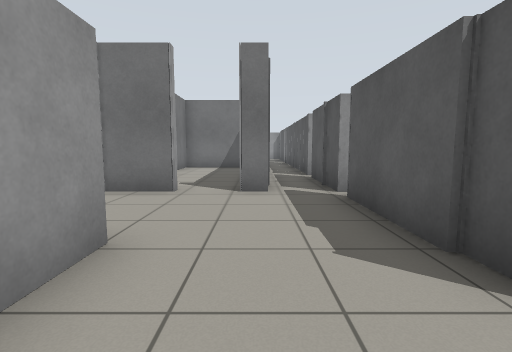
[1] (above)

14 first-person views from a walk through a Gazebo world. The camera is 0.94 m above the floor, tilts 6° down and sees 85° across. The floor is counted in squares, 1 m on a side. Each view is taken from the middle of a square. On the plan, view 1 faces up. The plan holds only what a view shows up to about 11 squares ahead; the rest is blank. The place goes on beyond the plan.

[2]
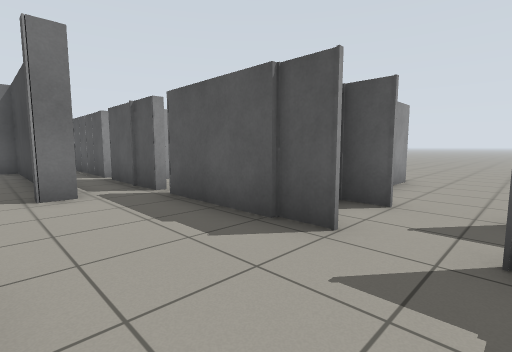

[3]
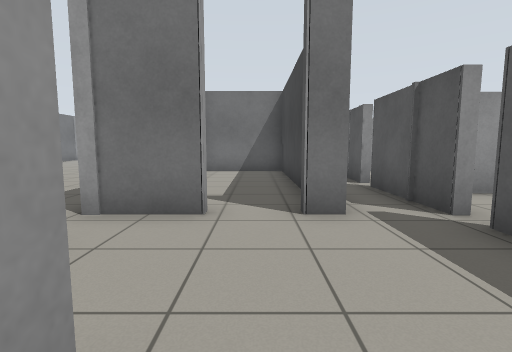

[4]
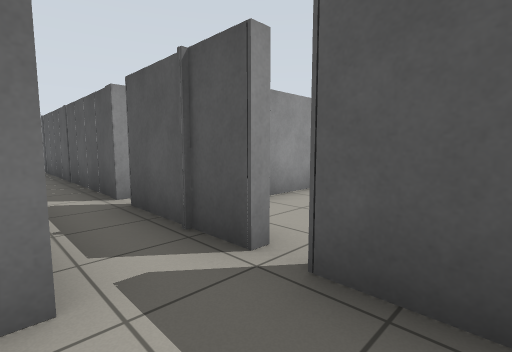

[5]
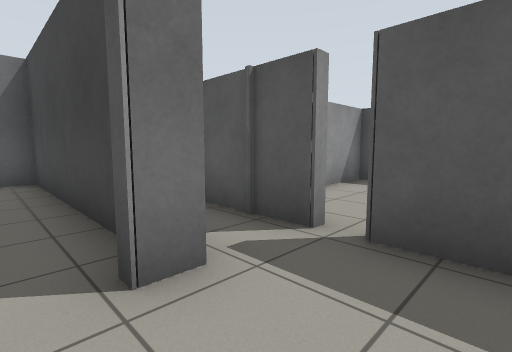

[6]
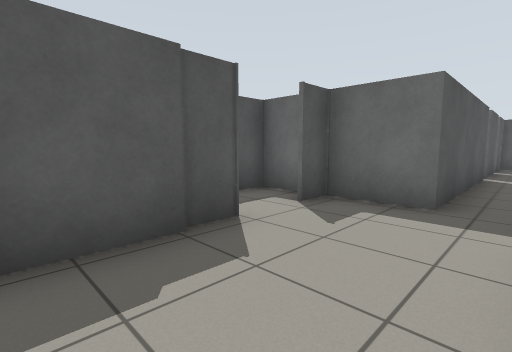

[7]
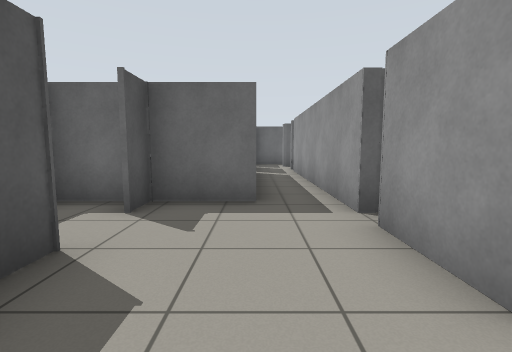

[8]
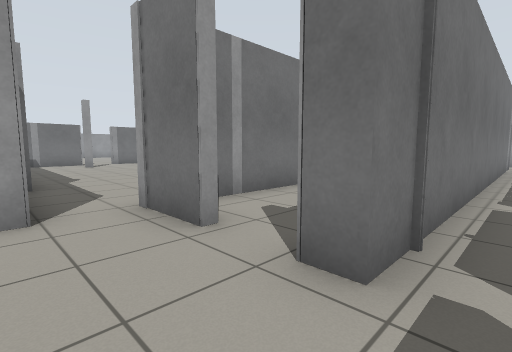

[9]
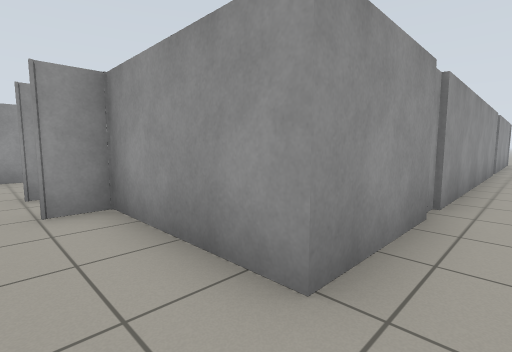

[10]
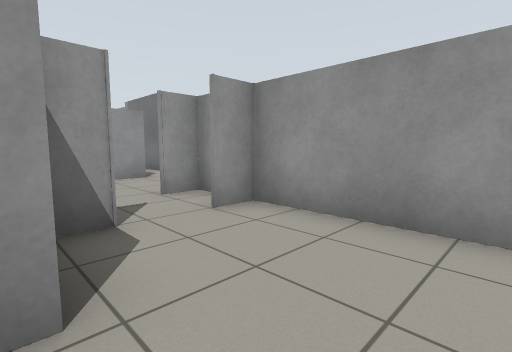

[11]
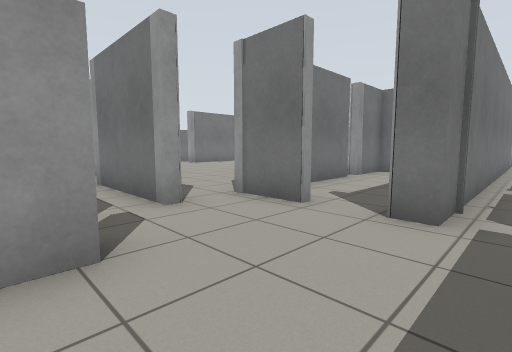

[12]
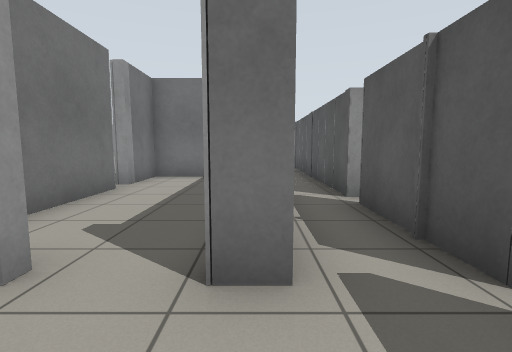

[13]
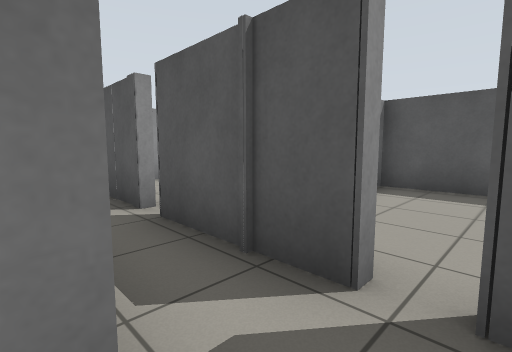

[14]
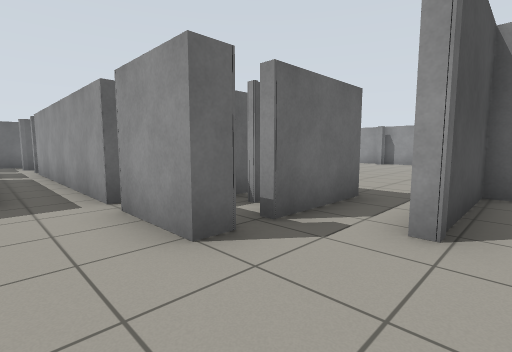

### Floor plan
Points are (right, up) in squares from view 1. A wall is a line through its corners. A room is listed if a view was taken in it or the views show most of it. See-through windows are left out.
Room 1 (views 1, 2, 3, 4, 5, 6, 7, 8, 11, 12, 13, 14)
walls: (1.7, 5.8) (1.7, 8.6); (1.7, 9.1) (1.7, 16.4); (-1.6, 5.8) (-2.5, 5.8); (-3.2, 4.4) (-3.2, 4.1); (-2.1, 2.7) (-1.5, 2.7) (-1.5, 0.6); (1.7, 1.5) (1.7, 5.2); (-1.5, 0.1) (-1.5, -1.5); (1.7, -0.9) (1.7, 0.1); (0, -1.5) (0, -0.8) (2.5, -0.8); (0.3, 18.1) (0.3, 5.8) (-0.4, 5.8)
ways out: opening at (-1, 6) to room 3; gap at (2, 5.5) to room 4; opening at (2, 1) to room 5; opening at (-3, 5); gap at (0, 18); gap at (2, 9); gap at (2, 16.5)
Room 2 (views 9, 10)
walls: (7.1, 2.4) (4.4, 2.4); (3.5, 0.1) (3.5, -0.5); (3.5, 2.5) (3.5, 1.5)
ways out: opening at (4, 1) to room 5; opening at (8, 3)
Room 3 (no view inside)
walls: (0, 7) (0, 12.7) (-3.2, 12.7) (-3.2, 10.9); (-3.2, 10.2) (-3.2, 7.1)
ways out: opening at (-1, 6) to room 1; gap at (-3, 10.5)
Room 4 (no view inside)
walls: (6.8, 5.5) (6.8, 7.6) (2.9, 7.6)
ways out: gap at (2, 5.5) to room 1
Room 5 (no view inside)
walls: (3.5, 1.5) (3.5, 2.5); (2.5, -0.8) (3.5, -0.8) (3.5, 0); (4.4, 2.4) (1.8, 2.4) (1.8, 1.5)
ways out: opening at (2, 1) to room 1; opening at (4, 1) to room 2

Where each view was taken, in squares from view 1:
view 1: 0 up, 0 right, facing up
view 2: 0 up, 1 left, facing up-right
view 3: 2 up, 1 left, facing up
view 4: 4 up, 0 right, facing up-right
view 5: 4 up, 1 left, facing up-right
view 6: 4 up, 1 left, facing down-right
view 7: 4 up, 0 right, facing down
view 8: 4 up, 1 right, facing up-left
view 9: 1 up, 8 right, facing up-left
view 10: 1 down, 7 right, facing up-left
view 11: 2 up, 1 right, facing up-left
view 12: 4 up, 0 right, facing up
view 13: 5 up, 0 right, facing up-right
view 14: 5 up, 0 right, facing down-left
